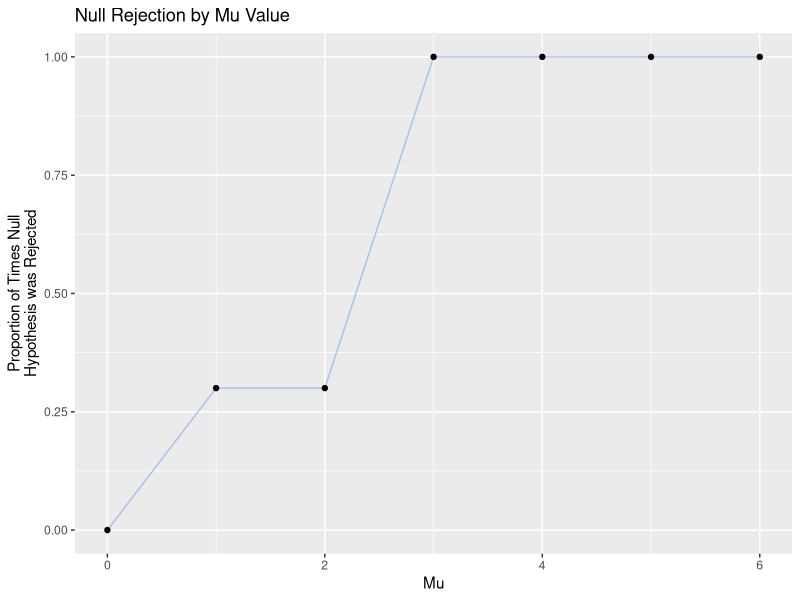

Source code (R):
## ---- chunk 1
library(tidyverse)
library(purrr)
## ---- chunk 2
n = 30
sigma = 5
mu = 0
n_samples = 5000
## ---- chunk 3
# Create empty list of length 5000
data = vector("list", length = n_samples)

# Generate samples and fill list
for (i in 1:n_samples){
  data[[i]] = rnorm(n, mu, sigma)
}

# Convert list to dataframe for ease of use
data_df =
  tibble(
    id = c(1:n_samples),
    samp = data)
## ---- chunk 4
# Add columns with t_test results, observed mean, and p-value
data_df = data_df |> 
  mutate(
    t_test = map(samp, \(x) broom::tidy(t.test(x))),
    mu_obs = map_dbl(t_test, \(x) x$estimate),
    p_value = map_dbl(t_test, \(x) x$p.value)
  )

# Preview of dataframe
head(data_df, 10)
## ---- chunk 5
get_norm_samples = function(mu = 0, n = 30, sigma = 5, n_samples = 10){
  # Conditional
  if (!is.numeric(c(n, sigma, mu, n_samples))){
    stop("all arguments must be numeric")
  }
  
  # Create empty list of length n_samples
  data = vector("list", length = n_samples)
  
  # Generate samples and fill list
  for (i in 1:n_samples){
    data[[i]] = rnorm(n, mu, sigma)
  }
  
  # Convert list to dataframe for ease of use
  data_df =
    tibble(
      id = c(1:n_samples),
      samp = data)
  
  # Return output data_df with all samples
  return(data_df)
}
## ---- chunk 6
perform_t_test = function(data_df){
  output_df = data_df |> 
    mutate(
      t_test = map(samp, \(x) broom::tidy(t.test(x))),
      mu_obs = map_dbl(t_test, \(x) x$estimate),
      p_value = map_dbl(t_test, \(x) x$p.value)
    ) |> 
    select(id, mu_obs, p_value)
  
  return(output_df)
}
## ---- chunk 7
# List of all mu values
mu_list = c(0:6)

# Dataframe containing all mu values and results for each
results_df = 
  tibble(
    mu = mu_list,
    result = map(mu_list, \(x) perform_t_test(get_norm_samples(mu = x)))
  )

# Let's look at the results for mu = 0
results_df$result[[mu == 0]]
## ---- chunk 8
alpha = 0.05

results_df |> 
  unnest(result) |> 
  mutate(
    reject_h = p_value < alpha) |> 
  group_by(mu) |> 
  summarize(
    pr_reject = mean(reject_h)) |> 
  ggplot(aes(x = mu, y = pr_reject)) +
  geom_line(color = "cornflowerblue", alpha = 0.5) +
  geom_point() +
  labs(
    title = "Null Rejection by Mu Value",
    x = "Mu",
    y = "Proportion of Times Null\nHypothesis was Rejected"
  )
